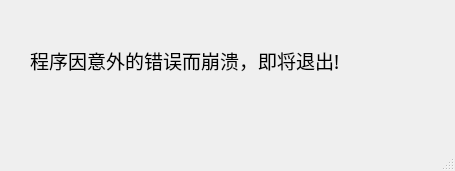
<?xml version="1.0" encoding="UTF-8"?>
<ui version="4.0">
 <class>MainWindow</class>
 <widget class="QMainWindow" name="MainWindow">
  <property name="geometry">
   <rect>
    <x>0</x>
    <y>0</y>
    <width>455</width>
    <height>171</height>
   </rect>
  </property>
  <property name="font">
   <font>
    <family>微软雅黑</family>
    <pointsize>10</pointsize>
    <kerning>false</kerning>
   </font>
  </property>
  <property name="windowTitle">
   <string>错误</string>
  </property>
  <widget class="QWidget" name="centralwidget">
   <widget class="QLabel" name="label">
    <property name="geometry">
     <rect>
      <x>30</x>
      <y>40</y>
      <width>401</width>
      <height>41</height>
     </rect>
    </property>
    <property name="font">
     <font>
      <family>微软雅黑</family>
      <pointsize>14</pointsize>
     </font>
    </property>
    <property name="text">
     <string>程序因意外的错误而崩溃，即将退出!</string>
    </property>
   </widget>
  </widget>
  <widget class="QMenuBar" name="menubar">
   <property name="geometry">
    <rect>
     <x>0</x>
     <y>0</y>
     <width>455</width>
     <height>25</height>
    </rect>
   </property>
  </widget>
  <widget class="QStatusBar" name="statusbar"/>
 </widget>
 <resources/>
 <connections/>
</ui>
